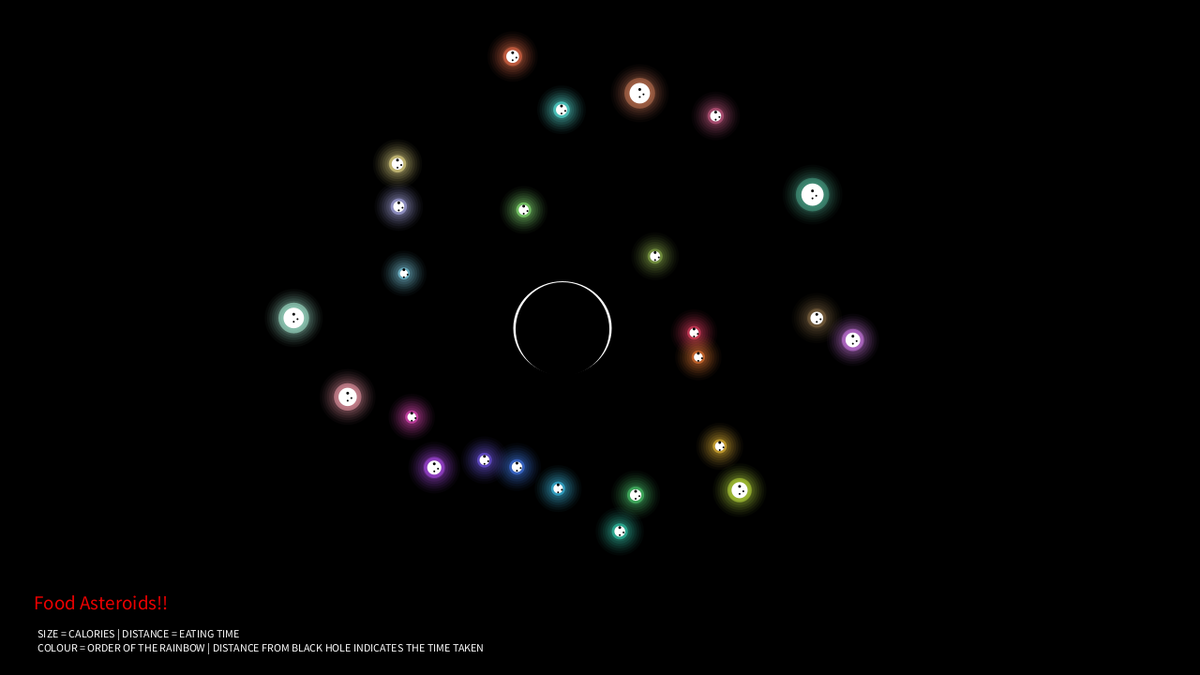
Frame 1 (no input)
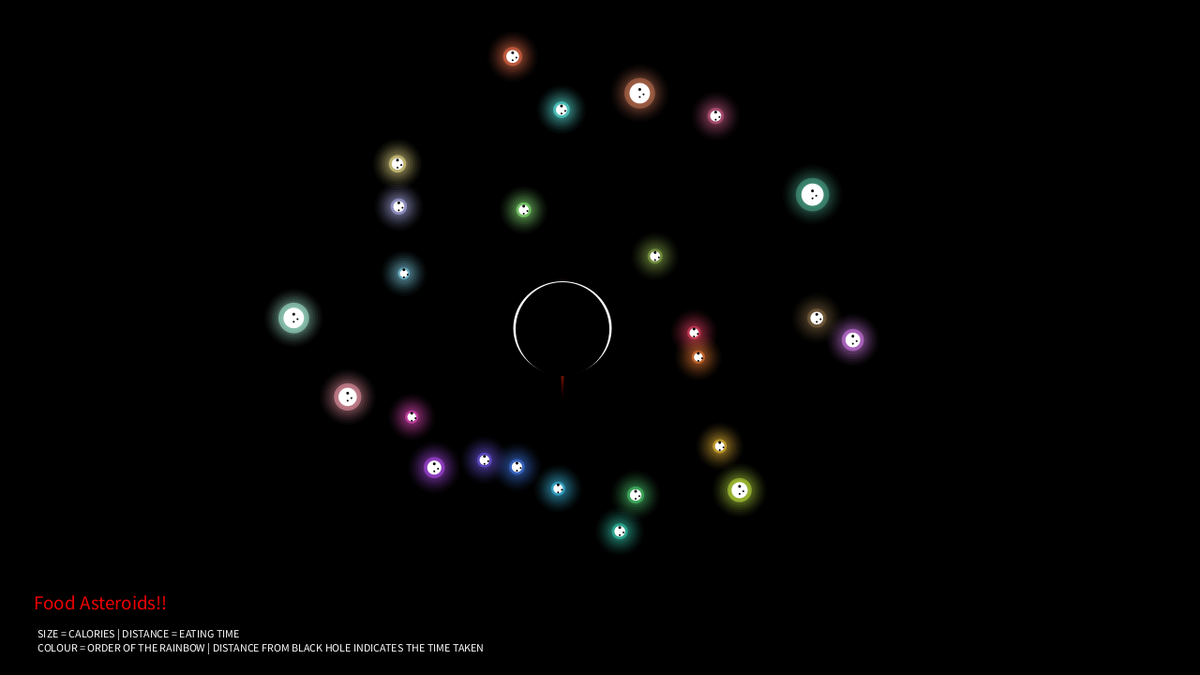
Frame 60 (the mouse pressed at the canvas centre just before this capture)
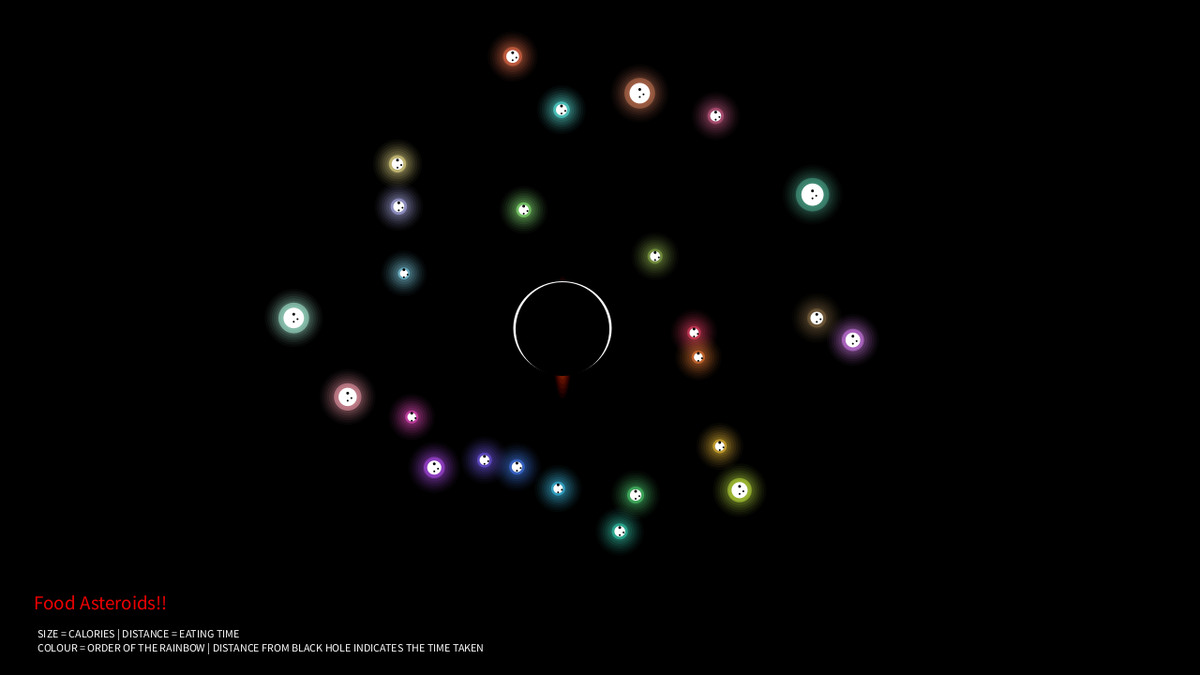
Frame 120 (the mouse held since frame 60 and released just before this capture)

The Processing sketch that drew these frames (run headless with seeded random() and noise(); from frame 60 on, the mouse is pressed at the canvas centre):

// Processing sketch: Center_of_Black_hole
// ── Center_of_Black_hole.pde
//Data arrays of the calorie, time taken to eat.
float blink = 0;
float flash = 0;
float bhX = 600;
float bhY = 350;
color[] trailColours = {
  color(255, 70, 110), color(255, 130, 55), color(255, 205, 60), color(205, 240, 65), color(80, 220, 120), color(55, 220, 190), color(65, 210, 255),
  color(70, 130, 255), color(125, 95, 255), color(190, 80, 255),
  color(255, 80, 210), color(255, 165, 180), color(180, 255, 230), color(140, 230, 255), color(190, 190, 255),
  color(255, 240, 150), color(150, 255, 130), color(255, 120, 80), color(100, 255, 245), color(210, 125, 90), color(220, 100, 145),
  color(150, 190, 80), color(80, 180, 150), color(145, 115, 75), color(230, 135, 255)
};

int[] caloriesData = {
  105, 95, 120, 420, 210, 180, 120, 165, 140, 330, 90, 520, 620, 50, 190, 220, 150, 270, 195, 620, 190, 150, 700, 270, 360
};
//minutes
int[] eatingTimes = {
  3, 4, 12, 18, 10, 14, 7, 5, 6, 11, 9, 16, 22, 8, 13, 17, 2, 23, 15, 19, 21, 1, 24, 20, 25
};

Asteroid[] asteroids = new Asteroid[25];

//Aestorid variable for further data input.
void setup() {
  size(1280, 720);
  for (int i = 0; i < asteroids.length; i++) {
    asteroids[i] = new Asteroid(i);
  }
}

void draw() {
  background(0);
  fill(234, 0, 0);
  textSize(21);
  text("Food Asteroids!!", 36, 650);
  fill(255);
  textSize(12);
  text("SIZE = CALORIES | DISTANCE = EATING TIME", 40, 680);
  text( "COLOUR = ORDER OF THE RAINBOW | DISTANCE FROM BLACK HOLE INDICATES THE TIME TAKEN", 40, 695);
  drawBlackHole();
  for (Asteroid x : asteroids) {
    x.display();
  }
}

void drawBlackHole() {
  float glow = map(cos(blink), -1, 1, 200, 0);
  noStroke();

  for (int i = 130; i > 10; i -= 10) {
    fill(255, map(i, 130, 10, 0, 255), 0, map(i, 130, 10, 20, 70));
    ellipse(bhX, bhY + 10, i * glow * 0.025, i - glow * 0.025);
  }
  blink -= 0.0031;
  float glare = map(sin(flash), -1, 1, 100, 255);
  for (int q = 180; q < 20; q -= 10) {
    fill(255, 255, 255, map(q, 120, 20, 5, 40));
    circle(bhX, bhY, q + glare * 0.15);
  }

  fill(255);
  ellipse(bhX, bhY, 105, 100);
  fill(0);
  ellipse(bhX, bhY + 1, 100, 100);
  flash += 0.2;
}

class Asteroid {
  float x;
  float y;
  float asteroidSize;
  float eatingTime;
  color asteroidColour;
  float calories;

  Asteroid(int index) {
    calories = caloriesData[index];
    eatingTime = eatingTimes[index];
    asteroidColour = trailColours[index];
    asteroidSize = map(calories, 90 , 700, 5.5, 14) * 1.7;

    float angle = map(index, 0, 25, 0, 6.7) + random(-0.12, 0.12);
    float distanceFromHole = map(eatingTime, 1, 25, 125, 310);

    x = bhX + cos(angle) * distanceFromHole;
    y = bhY + sin(angle) * distanceFromHole;
  }
//more draw functions to draw the asteroids relative to the data.
  void display() {
    drawAura();
    drawMainasteroid();
  }
//Aura around the asteoirds 
  void drawAura() {
    noStroke();
    for (int i = 8; i > 0; i--) {
      float s = asteroidSize + i * 5;
      fill(red(asteroidColour), green(asteroidColour), blue(asteroidColour), map(i, 8, 1, 8, 35));
      circle(x, y, s);
    }
  }
//Dark spots and drawing the asteroid and its cratrers.
  void drawMainasteroid() {
    fill(red(asteroidColour), green(asteroidColour), blue(asteroidColour), 120);
    circle(x, y, asteroidSize * 1.5);

    fill(255);
    circle(x, y, asteroidSize);

    fill(0);
    circle(x, y-4, 3);
    circle(x, y+4, 2);
    circle(x + 20 * 0.20, y + 10 * 0.12, 2);
  }
}
